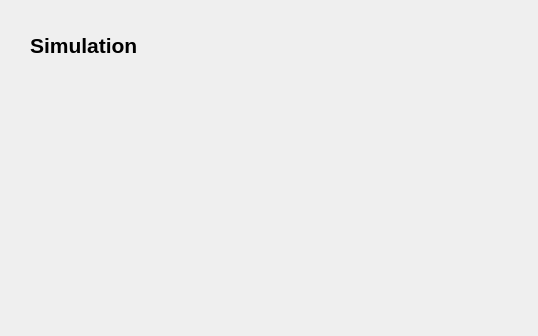
<?xml version="1.0" encoding="UTF-8"?>
<ui version="4.0">
 <class>Simulation</class>
 <widget class="QWidget" name="Simulation">
  <property name="geometry">
   <rect>
    <x>0</x>
    <y>0</y>
    <width>538</width>
    <height>336</height>
   </rect>
  </property>
  <property name="windowTitle">
   <string>Simulation</string>
  </property>
  <widget class="QLabel" name="label">
   <property name="geometry">
    <rect>
     <x>30</x>
     <y>30</y>
     <width>141</width>
     <height>31</height>
    </rect>
   </property>
   <property name="font">
    <font>
     <pointsize>16</pointsize>
     <weight>75</weight>
     <bold>true</bold>
    </font>
   </property>
   <property name="text">
    <string>Simulation</string>
   </property>
  </widget>
 </widget>
 <resources/>
 <connections/>
</ui>
